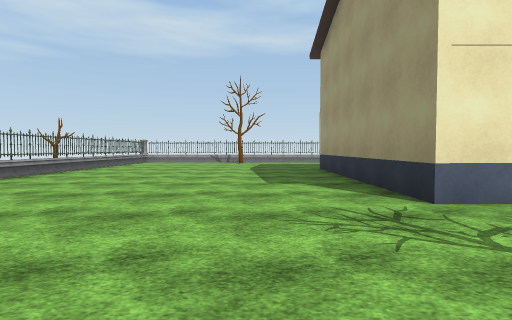
view 1 (above)

18 first-person views from a walk through a Unity game level. The camera is 1.2 m above the floor, tilts 2° down and sees 80° across. The floor is counted in squares, 2.4 m on a side. Each view is taken from the middle of a square. On the plan, view 1 faces up. The plan holds only what a view shows up to about 9 squares ahead; the rest is blank. The place goes on beyond the plan. The player is left out. Some surface patterns are stand-ins.

view 2
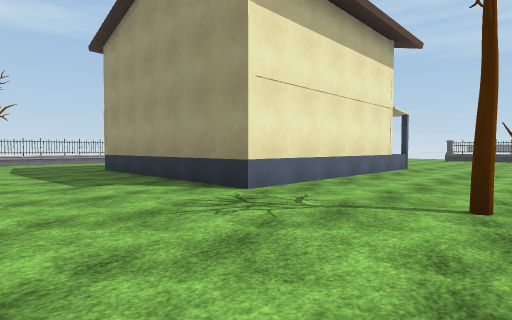

view 3
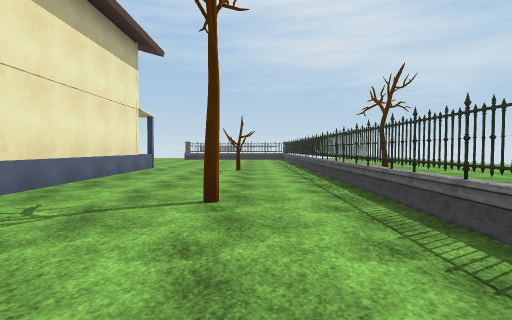

view 4
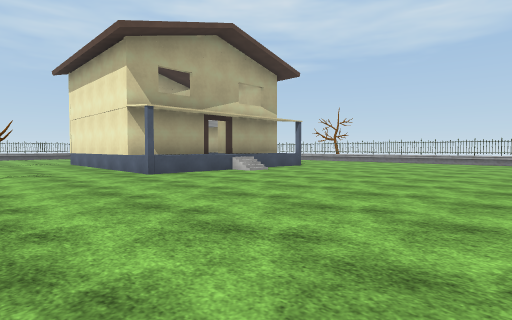

view 5
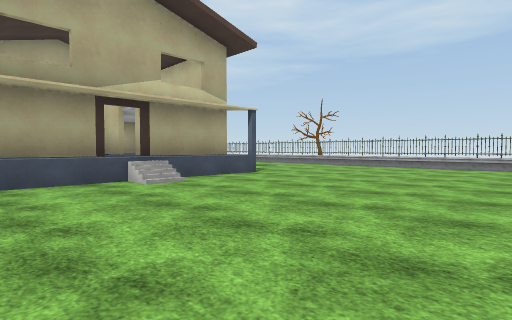

view 6
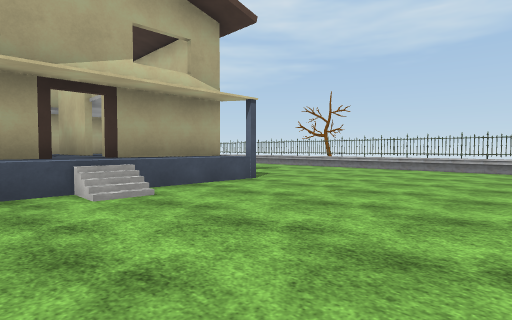

view 7
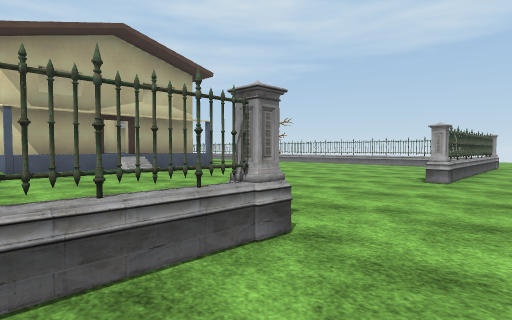

view 8
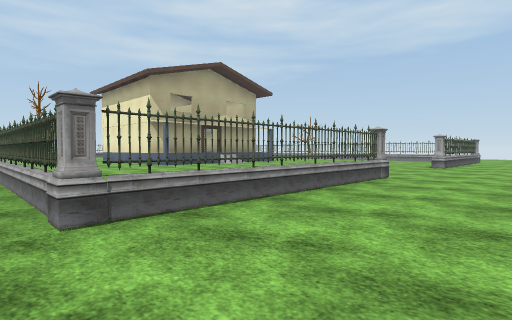

view 9
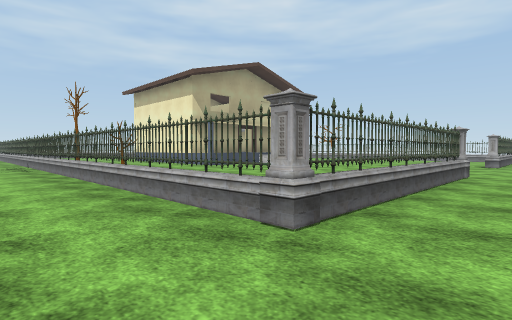

view 10
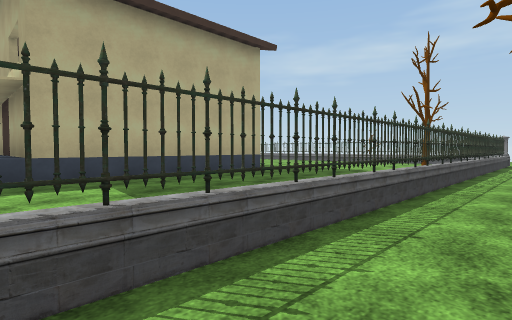

view 11
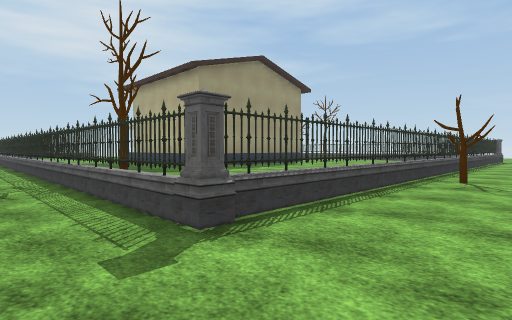

view 12
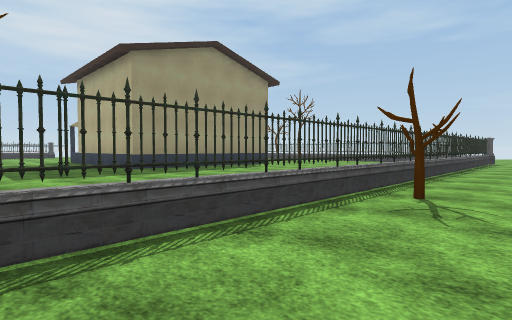

view 13
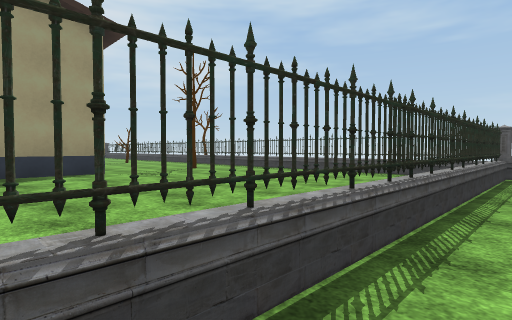

view 14
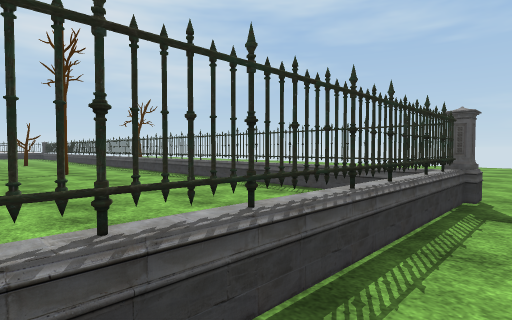

view 15
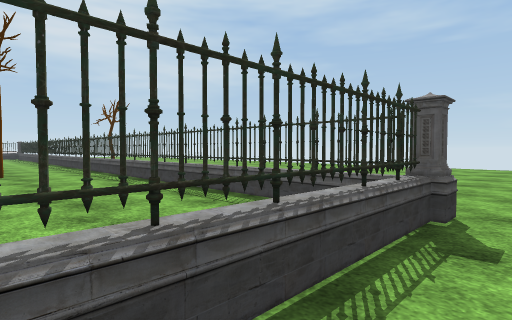

view 16
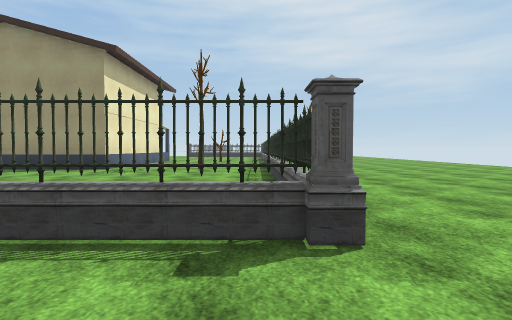

view 17
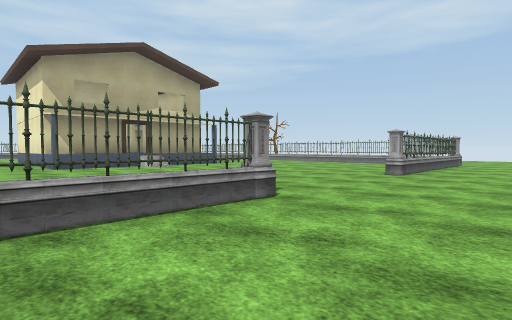

view 18
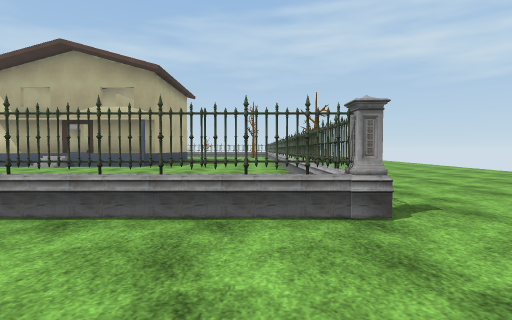

### Floor plan
Key: @ floor where view 1 was taken; # wall or solid block; . main floor; : floor 1 m higher than the main floor; / step, stairs or slope; = window, fence, low wall or low ledge; T tree; H house; F fence.
Columns run from 6 left of view 1 to 16 right of it. Each row starts with its distance up from view 1.
 16              ....
 15              ......
 14               ......
 13 ......  ...T..   ....
 12 ..F=#####===##=###=#F.
 11 ..#  T..   .........=..
 10 ..# ................=.
  9 ..#.................=.
  8 .T=.....HHHHH/......=.
  7 ..#.....H   H/......F.
  6 ..#.....HHHHH:.........
  5  .#.....H   H//........
  4  .#.....H   H:.........
  3  .#.....######......F..
  2  .#.................=..
  1  .#.................=..
  0  .#...@.T...T.......=..
 -1 ..F=#####===##=###=#F..
 -2  ....     .............
 -3  .......    T   ......
 -4  ..............
 -5   ........ ....
 -6   ... ....  ..
 -7   ... ....
 -8   ...   ..

Where each view was taken, in squares from view 1:
view 1: 0 up, 0 right, facing up
view 2: 0 up, 1 left, facing up-right
view 3: 0 up, 1 left, facing right
view 4: 0 up, 13 right, facing up-left
view 5: 3 up, 12 right, facing up-left
view 6: 4 up, 11 right, facing up-left
view 7: 2 up, 15 right, facing up-left
view 8: 2 down, 16 right, facing up-left
view 9: 3 down, 15 right, facing up-left
view 10: 13 up, 7 right, facing down-left
view 11: 13 up, 6 left, facing down-right
view 12: 11 up, 6 left, facing down-right
view 13: 5 up, 5 left, facing down-right
view 14: 2 up, 5 left, facing down-right
view 15: 1 up, 5 left, facing down-right
view 16: 1 down, 6 left, facing right
view 17: 1 up, 16 right, facing up-left
view 18: 11 up, 16 right, facing left
